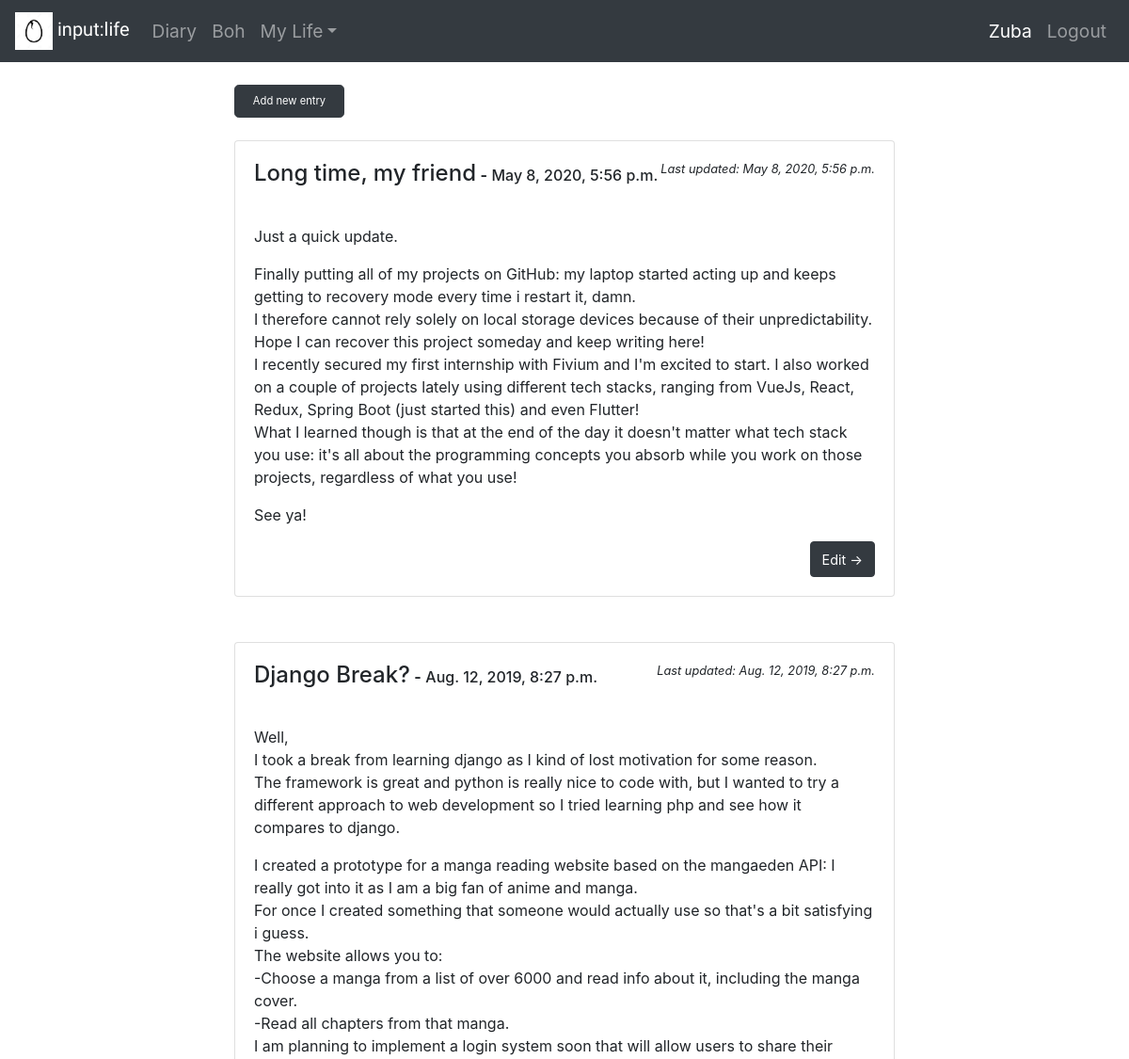
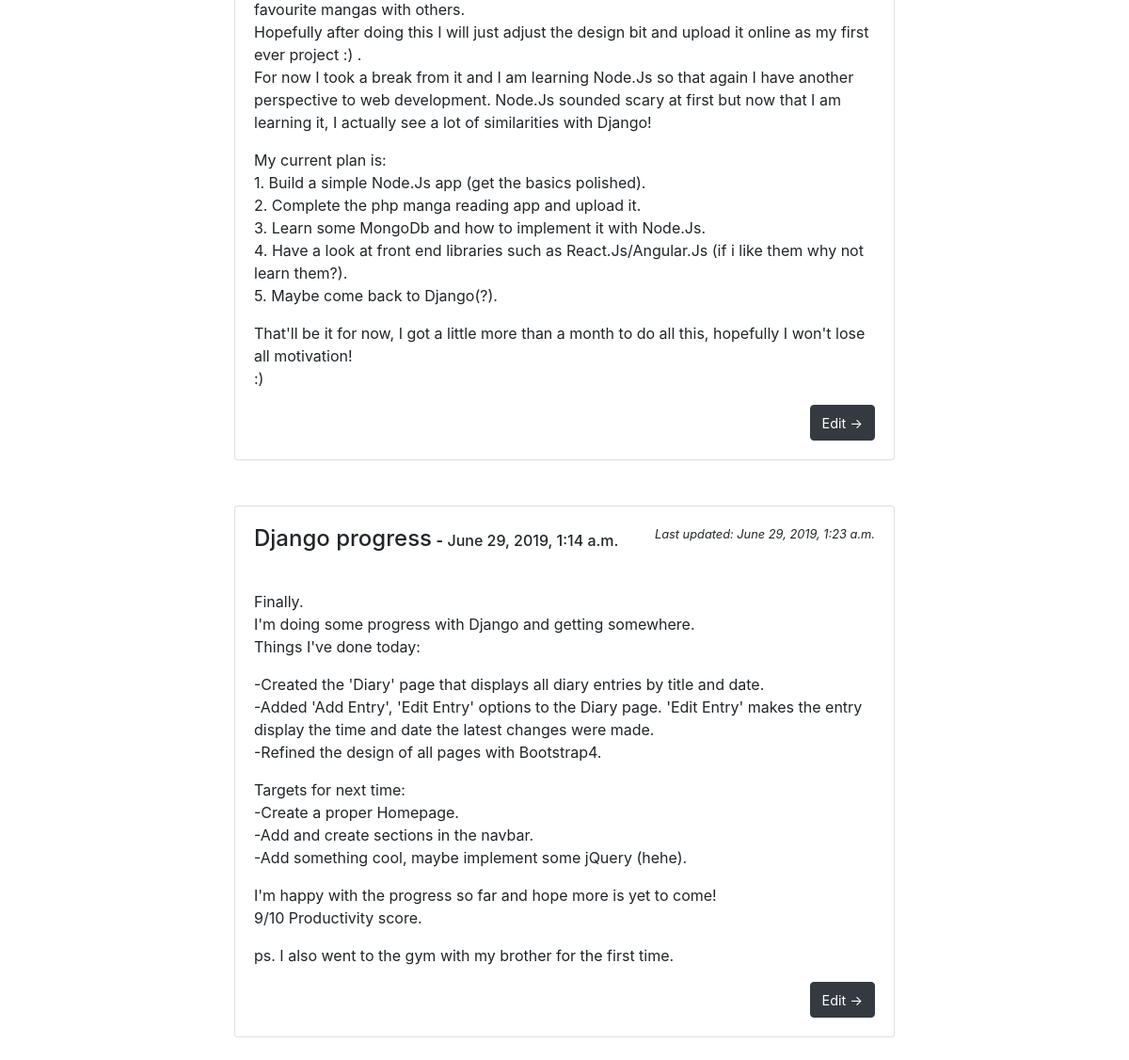
Screenshot of /myblog/Diary/ (signed in) with the database file from the repository (2 pictures, top to bottom).
### myblog/models.py (models this page shows, shortened)
class CustomUser(AbstractUser):
    pass
    username = models.CharField(max_length=30, unique=True)
    first_name = models.CharField(max_length=30)
    last_name = models.CharField(max_length=30)
    email = models.EmailField(max_length=254, unique=True)

class Blog(models.Model):
    author = models.ForeignKey(
        get_user_model(),
        on_delete=models.CASCADE
    )
    subject = models.CharField(max_length=250)
    entry = models.CharField(max_length=4096)
    date_time = models.DateTimeField(default=datetime.now)
    last_update = models.DateTimeField(default=datetime.now)

### myblog/views.py (the view)
# urls.py: path('Diary/', views.diary, name='diary'),
@login_required
def diary(request):
    all_entries = Blog.objects.filter(author=request.user)
    return render(request, 'myblog/userprofiles/diary.html', {'diary': all_entries})

### myblog/templates/myblog/userprofiles/diary.html
{% extends 'myblog/base.html' %}
{% block content %}
<div class="button" style="margin-left:20%;margin-right:70%;">
        <a href="{% url 'myblog:write' %}"><button class="btn btn-lg btn-primary btn-block" style="background-color:#343a40!important; border-color:#343a40!important;font-size:0.70em;">Add new entry</button></a>
</div>
    {% for entry in diary reversed%}
    <br>
    <div class="card mb-4" style="margin-left:20%; margin-right:20%">
              <div class="card-body">
                  <div><h4 class="card-title" style="display:inline">{{ entry.subject }}</h4> <strong>-</strong> <h6 style="display:inline"> {{ entry.date_time }} </h6> <small style="float:right;font-style:italic;">Last updated: {{ entry.last_update }}</small></div>
                  <br>
                    <p class="card-text">{{ entry.entry|linebreaks }}</p>
                  <a href="{% url 'myblog:edit' entry.id %}" class="btn btn-primary" style="background-color:#343a40!important; border-color:#343a40!important;float:right;"><span style="font-size:0.9rem">Edit →</span></a>
              </div>
     </div>
    {% empty %}
    You have no entries. Click <a href="{% url 'myblog:write' %}">here </a>to get started!
    {% endfor %}
{% endblock %}

### myblog/templates/myblog/base.html (shortened to what this page needs)
<!DOCTYPE html>
<html lang="en">
<head>
    <link rel="stylesheet" href="https://maxcdn.bootstrapcdn.com/bootstrap/4.3.1/css/bootstrap.min.css">
</head>
{% load static %}
<body>
    <nav class="navbar navbar-expand-lg navbar-dark bg-dark" style="font-size:1.2rem">
        <a class="navbar-brand" href="{% url 'myblog:index' %}"><img src="{% static 'myblog/egg.jpg' %}" alt="Logo" width="40" height="40" class="bnav-bee"> input:life</a>
      <div class="collapse navbar-collapse" id="navbarsExample05">
        <ul class="navbar-nav mr-auto">
          <li class="nav-item">
            <a class="nav-link" href="{% url 'myblog:diary' %}">Diary <span class="sr-only">(current)</span></a>
          </li>
          <li class="nav-item">
            <a class="nav-link" href="#">Boh</a>
          </li>
          <li class="nav-item dropdown">
            <a class="nav-link dropdown-toggle" href="http://example.com" id="dropdown05" data-toggle="dropdown" aria-haspopup="true" aria-expanded="false">My Life</a>
          </li>
        </ul>
        <div class="form-inline my-2 my-md-0">
            <div class="navbar-nav mr-auto">
                {% if user.is_authenticated %}
                <a class="nav-link active" href="{% url 'myblog:profile' %}">{{user.username}}</a>
                <a class="nav-link" href="{% url 'myblog:logout' %}">Logout</a>
                {% else %}
                <a class="nav-link" href="{% url 'myblog:register' %}">Register</a>
                <a class="nav-link" href="{% url 'myblog:login' %}">Login</a>
                {% endif %}
            </div>
        </div>
      </div>
    </nav>
<br>
    <div class="container-fluid">
        {% block content %}
        {% endblock %}
    </div>
</body>
</html>

### myblog/templates/myblog/base.html (style rules this page uses)
.navbar-brand { font-family: 'Comfortaa', cursive; }
button { background-color:#343a40!important; border-color:#343a40!important"; }

### rows the page displays
CustomUser: username "Zuba"
Blog: subject "Long time, my friend", date_time "May 8, 2020, 5:56 p.m.", last_update "May 8, 2020, 5:56 p.m.", entry "Just a quick update. Finally putting all of my projects on GitHub: my laptop started acting up and keeps getting to recovery mode every time i restart it, damn. I therefore cannot rely solely on local storage devices because of their unpredictability. Hope I can recover this project someday and keep writing here! I recently secured my first internship with Fivium and I'm excited to start. I also worked on a couple of projects lately using different tech stacks, ranging from VueJs, React, Redux, Spring Boot (just started this) and even Flutter! What I learned though is that at the end of the day it doesn't matter what tech stack you use: it's all about the programming concepts you absorb…"
Blog: subject "Django Break?", date_time "Aug. 12, 2019, 8:27 p.m.", last_update "Aug. 12, 2019, 8:27 p.m.", entry "Well, I took a break from learning django as I kind of lost motivation for some reason. The framework is great and python is really nice to code with, but I wanted to try a different approach to web development so I tried learning php and see how it compares to django. I created a prototype for a manga reading website based on the mangaeden API: I really got into it as I am a big fan of anime and manga. For once I created something that someone would actually use so that's a bit satisfying i guess. The website allows you to: -Choose a manga from a list of over 6000 and read info about it, including the manga cover. -Read all chapters from that manga. I am planning to implement a login…"
Blog: subject "Django progress", date_time "June 29, 2019, 1:14 a.m.", last_update "June 29, 2019, 1:23 a.m.", entry "Finally. I'm doing some progress with Django and getting somewhere. Things I've done today: -Created the 'Diary' page that displays all diary entries by title and date. -Added 'Add Entry', 'Edit Entry' options to the Diary page. 'Edit Entry' makes the entry display the time and date the latest changes were made. -Refined the design of all pages with Bootstrap4. Targets for next time: -Create a proper Homepage. -Add and create sections in the navbar. -Add something cool, maybe implement some jQuery (hehe). I'm happy with the progress so far and hope more is yet to come! 9/10 Productivity score. ps. I also went to the gym with my brother for the first time."
